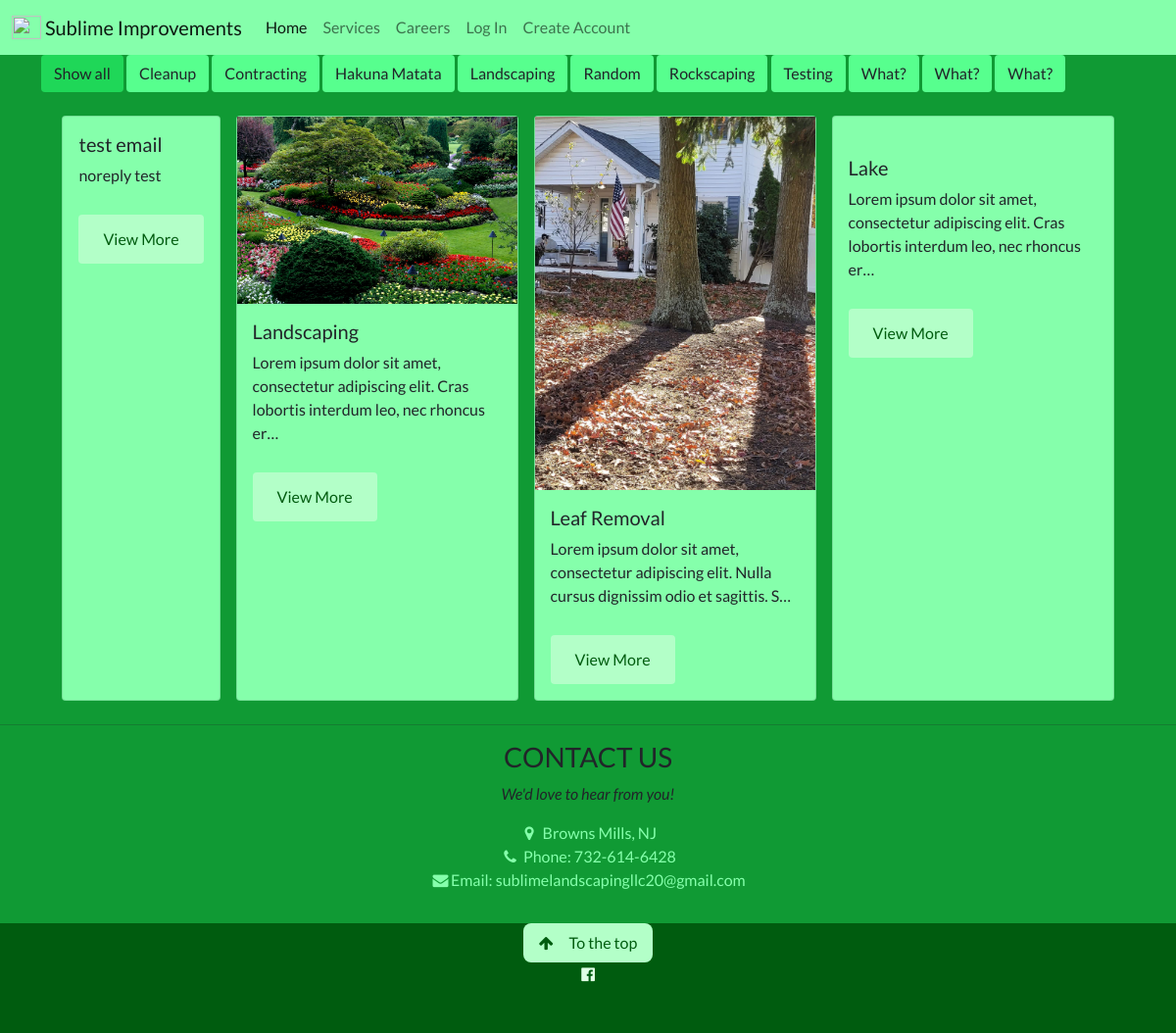
Page /services/ on the committed database.
### services/models.py (models this page shows, shortened)
class Category(models.Model):
    name = models.CharField(max_length=100, null=False, blank=False)
    created = models.DateTimeField(auto_now_add=True)
    id = models.UUIDField(default=uuid.uuid4, unique=True, primary_key=True, editable=False)
    def __str__(self):
        return self.name
    class Meta:
        ordering = ['name']

class Service(models.Model):
    class Priority(models.IntegerChoices):
        FIRST = 1
        SECOND = 2
        THIRD = 3
        FORTH = 4
        FIFTH = 5
    SERVICE_TYPE = (
        ('featured', 'Featured'),
        ('other', 'Other'),
        ('none', 'None'),
        )
    name = models.CharField(max_length=100, null=False, blank=False, unique=True)
    slug = models.SlugField(max_length=300, blank=True)
    image = models.ImageField(null=True, blank=True)
    description = models.TextField(null=False, blank=False)
    featured = models.CharField(max_length=9, null=False, blank=False, choices=SERVICE_TYPE, default='none')
    priority = models.IntegerField(choices=Priority.choices, blank=True, null=True)
    categories = models.ManyToManyField(Category, blank=True)
    created = models.DateTimeField(auto_now_add=True)
    id = models.UUIDField(default=uuid.uuid4, unique=True, primary_key=True, editable=False)
    class Meta:
        ordering = ['priority', '-created']

### services/views.py (the view)
# urls.py: path('services/', views.services, name='services'),
def services(request):
    services = Service.objects.all()
    categories = Category.objects.all()
    context ={'services':services, 'categories':categories}
    return render(request, "services/services.html", context)

### services/templates/services/services.html (shortened to what this page needs)
{% extends 'main.html' %}
{% block content %}
<div id="myBtnContainer" class="container pb-3">
    <button class="btn active bg-green-700" onclick="filterSelection('all')"> Show all</button>
    {% for category in categories.all %}
    <button class="btn bg-green-400" onclick="filterSelection('{{ category }}')"> {{ category }}</button>
    {% empty %}
    <p>No Categories Found</p>
    {% endfor %}
  </div>
<div class="container d-flex flex-wrap justify-content-center ">
{% for service in services %}
    <div class="filterDiv card bg-green-300 rounded{{service.categories.all}}" style="max-width: 18rem; margin: 8px;">
        {% if service.image %}
            <img class="img-fluid" src="{{service.image.url}}" class="card-img-top" alt="">
        {% endif %}
        <div class="card-body">
            <h5 class="card-title">{{service.name}}</h5>
            <p class="card-text">{{service.description|truncatechars:100}}</p>
            <a class="padding-large btn bg-green-200 text-green-900" style="margin-top:12px" href="{% url "view-service" service.slug %}?next=/services" title="">View More</a>
        </div>
    </div>
{% endfor %}
</div>
{% endblock content %}

### static/styles/modules/main.css (style rules this page uses)
body,h1,h2,h3,h4,h5,h6, p { font-family: "Lato", sans-serif; }

### static/styles/modules/green.css (style rules this page uses)
.bg-green-800 { background-color: #109a34 !important; }
.bg-green-700 { background-color: #1fd758 !important; }
.bg-green-400 { background-color: #57ff8e !important; }
.bg-green-300 { background-color: #85ffab !important; }
.bg-green-200 { background-color: #b3ffc8 !important; }
.text-green-900 { color: #005c0f; }
:any-link { text-decoration: none; }

### static/styles/modules/cards.css (style rules this page uses)
:root { --background-dark: #2d3548; --text-light: rgba(255,255,255,0.6); --text-lighter: rgba(255,255,255,0.9); --spacing-s: 8px; --spacing-m: 16px; --spacing-l: 24px; --spacing-xl: 32px; --spacing-xxl: 64px; --width-container: 1200px; }

### static/styles/modules/positioning.css (style rules this page uses)
.padding-large { padding: 12px 24px !important; }

### services/templates/services/services.html (style rules this page uses)
.filterDiv { display: none; }
.show { display: block; }

### rows in the picture
Category: name "Cleanup"
Category: name "Contracting"
Category: name "Hakuna Matata"
Category: name "Landscaping"
Category: name "Random"
Category: name "Rockscaping"
Category: name "Testing"
Category: name "What?"
Category: name "What?"
Category: name "What?"
Service: name "test email", description "noreply test"
Service: image (picture), name "Landscaping", description "Lorem ipsum dolor sit amet, consectetur adipiscing elit. Cras lobortis interdum leo, nec rhoncus er…"
Service: image (picture), name "Leaf Removal", description "Lorem ipsum dolor sit amet, consectetur adipiscing elit. Nulla cursus dignissim odio et sagittis. S…"
Service: name "Lake", description "Lorem ipsum dolor sit amet, consectetur adipiscing elit. Cras lobortis interdum leo, nec rhoncus er…"
